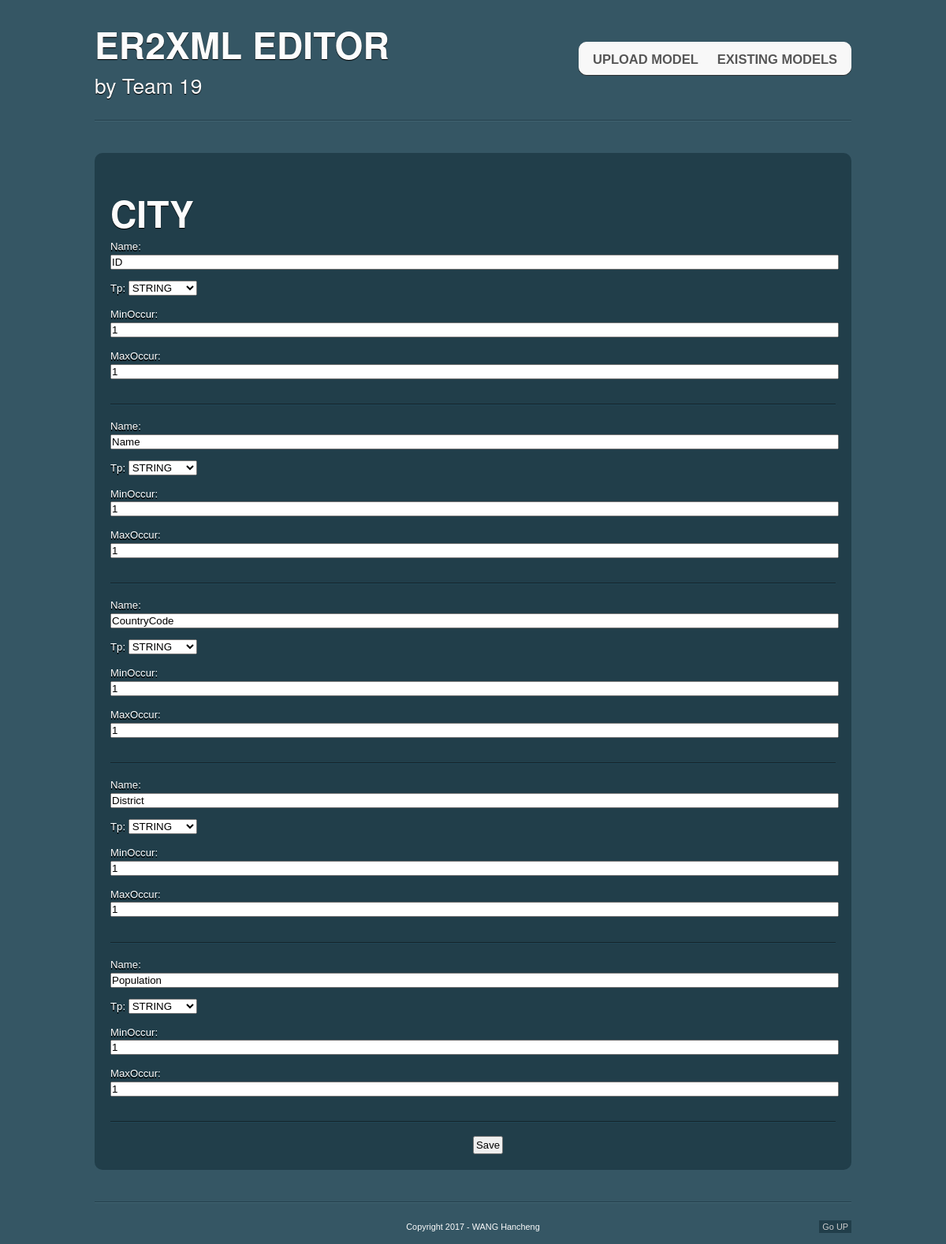
Page /edit/1/ on the committed database.
### ER2XML/models.py (models this page shows, shortened)
class Table(models.Model):
    isEntity = models.BooleanField()
    name = models.CharField(max_length=16)
    model = models.ForeignKey('ER2XML.ERModel',related_name='tables')
    tableId = models.CharField(max_length=3)

class Column(models.Model):
    TYPE = (
        (XSDType.STRING,"STRING"),
        (XSDType.INTEGER, "NUMERIC"),
        (XSDType.DATE, "DATE"),
        (XSDType.BOOLEAN, "BOOLEAN"),
        (XSDType.DECIMAL, "DECIMAL"),
        (XSDType.SHORT, "SHORT"),
    )
    table = models.ForeignKey('ER2XML.Table',related_name='columns')
    name = models.CharField(max_length=16)
    tp = models.CharField(max_length = 10, choices = TYPE, default = XSDType.STRING)
    minOccur = models.IntegerField(null=True, default = 0)
    maxOccur = models.IntegerField(null=True, default = 2)
    colId = models.CharField(max_length=3)

### ER2XML/views.py (the view)
# urls.py: url(r'^edit/(?P<pk>\d+)/$', views.schema_edit, name='schema_edit'),
def schema_edit(request, pk):
    model = get_object_or_404(ERModel, pk=pk)
    forms = {}
    for table in model.tables.all():
        items = []
        for column in table.columns.all():
            form = ColumnForm(instance=column)
            items.append(form)
        forms[table.name]=items
    if request.method == "POST":
        return redirect('schema_save', pk=model.pk)
    else:
        return render(request, 'ER2XML/schema_edit.html', {'forms': forms})

### ER2XML/templates/ER2XML/schema_edit.html
{% extends 'ER2XML/base.html' %}
{% block content %}
    {% for key, value in forms.items %}
    	<article>
	    	<h1> {{ key }} </h1>
	    	<form action='{% url "schema_save" pk=1%}' method="POST" class="post-form">{% csrf_token %}
	            {% for form in value %}
	            	{{ form.as_p }}
	            	<div class="line"></div>
	            {% endfor %}
	            <button type="submit" class="save btn btn-default">Save</button>
        	</form>
        </article>
    {% endfor %}
{% endblock %}

### ER2XML/static/css/styles.css (style rules this page uses)
* { margin:0; padding:0; }
header,footer, article,section, hgroup,nav, figure { display:block; }
body { font-size:0.825em; color:#fcfcfc; background-color:#355664; font-family:Arial, Helvetica, sans-serif; }
h1,h2,h3 { font-family:"Myriad Pro","Helvetica Neue",Helvetica,Arial,Sans-Serif; text-shadow:0 1px 1px black; }
h1 { font-size:3.5em; padding:0.5em 0 0; text-transform:uppercase; }
p { line-height:1.5em; padding-bottom:1em; }
.line { height:1px; background-color:#24404c; border-bottom:1px solid #416371; margin:1em 0; overflow:hidden; }
article .line { background-color:#15242a; border-bottom-color:#204656; margin:1.3em 0; }
nav, article, nav ul li a,figure { -moz-border-radius:10px; -webkit-border-radius:10px; border-radius:10px; }
article { background-color:#213E4A; margin:3em 0; padding:20px; text-shadow:0 2px 0 black; }
.post-form textarea, .post-form input { width: 100%; }
.save { left: 50%; padding:2px; position:relative; font-size:1em; }

### rows in the picture
Table: forms "CITY"
Column: name "ID"
Column: tp "STRING" "1" "1" "STRING" "1" "1" "STRING" "1" "1" "STRING" "1" "1" "Population" "STRING" "1" "1"
Column: name "Name"
Column: name "CountryCode"
Column: name "District"
